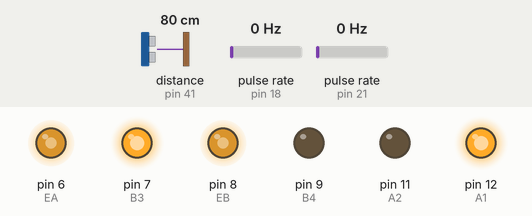
This sketch was run on a simulated Arduino Mega 2560, built with avr-gcc and run on an emulated ATmega2560. Parts: output pins drawn as LEDs (lit = HIGH). Wiring (inferred from the names in the program): ultrasonic range finder: trigger pin 45; echo pin 41; 2 × pulse sensor: data pin 18 / data pin 21. The inputs (shaded band) are chosen by the test bench; at power-on: distance to the obstacle (sensor on pin 41) 80 cm, pulse rate (sensors on pin 21, pin 18) 0 Hz. The echo pulse lasts 58.3 µs per cm; pins used as bus, display or sensor lines are not drawn; what the sketch prints to the serial monitor is not drawn.

Above: at 1.2 s.
1.3 s: distance to the obstacle (sensor on pin 41) set to 43 cm
At 2.1 s:
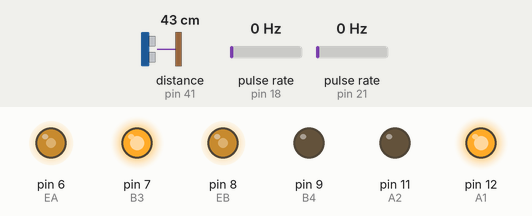
2.8 s: distance to the obstacle (sensor on pin 41) set to 38 cm
At 3.3 s:
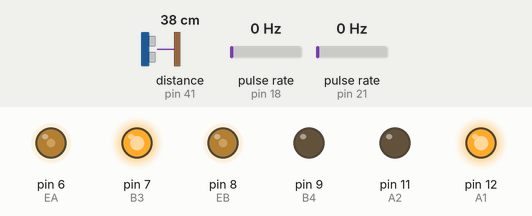
4.3 s: distance to the obstacle (sensor on pin 41) set to 250 cm
At 5.7 s:
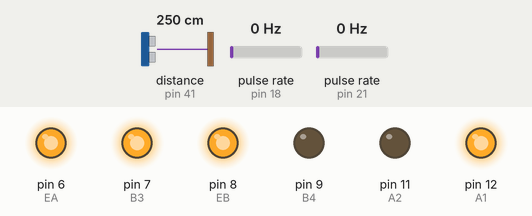
8.8 s: distance to the obstacle (sensor on pin 41) set to 2 cm
At 9.9 s:
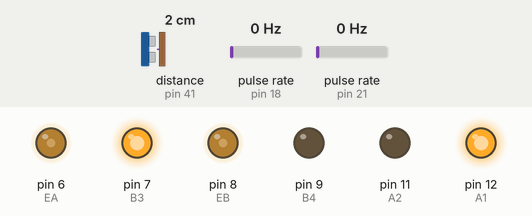
10.3 s: pulse rate (sensor on pin 21) set to 115 Hz
At 11.5 s:
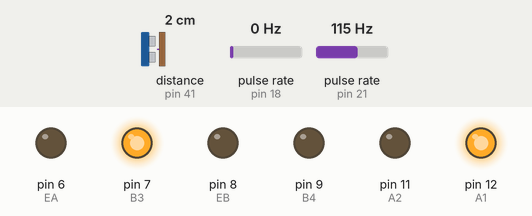
12.7 s: pulse rate (sensor on pin 21) set to 122 Hz
Timing chart, 0 to 15.7 s (numbered marks = the images above; inputs shaded):
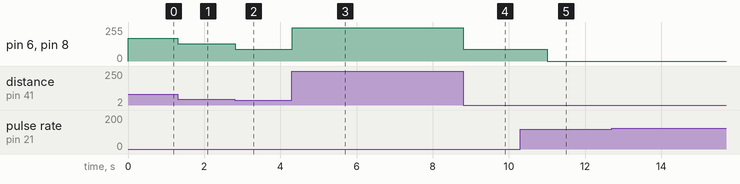

Measured:
- after the input at 1.3 s, pin 6 (EA), pin 8 (EB): 170/255 → 130/255 at once
- after the input at 2.8 s, pin 6 (EA), pin 8 (EB): 130/255 → 90/255 at once
- after the input at 4.3 s, pin 6 (EA), pin 8 (EB): 90/255 → 250/255 at once
- after the input at 8.8 s, pin 6 (EA), pin 8 (EB): 250/255 → 90/255 at once
- after the input at 10.3 s, pin 6 (EA), pin 8 (EB): 90/255 → 0/255 after 0.70 s

The sketch:

aeb.ino
```cpp
#include <math.h>
#include <MsTimer2.h>

#define encoderR 18
#define encoderL 21

#define EA 6
#define A1 12
#define A2 11

#define B3 7
#define B4 9
#define EB 8

#define front_echo 41
#define front_trig 45

#define back_echo 33
#define back_trig 37

float reflect_duration, front_obstacle_distance, back_obstacle_distance;
float velocity, ttc;
float system_delay = 0.5;
const float max_vel = 250;
const float ppr = 1800;
volatile float pulseCountL = 0, pulseCountR = 0;
volatile int rpmL, rpmR, rpm;

void print_status()
{
    Serial.print("distance : ");
    Serial.println(front_obstacle_distance);
//    Serial.print("rpmL : ");
//    Serial.println(rpmL);
//    Serial.print("rpmR : ");
//    Serial.println(rpmR);
    Serial.print("velocity : ");
    Serial.println(velocity);
    Serial.print("ttc : ");
    Serial.println(ttc);
}

float calculate_ttc()
{
  float _ttc;
  velocity = ((float)rpm * 6.6 * 3.141592) / 60.0;
  _ttc = (front_obstacle_distance / velocity) - 1;
  if(_ttc < 0) _ttc = 0;
  return _ttc;
}

void speedSetup(int left, int right)
{
    analogWrite(EA, left);
    analogWrite(EB, right);
}

void detect_distance()
{
    digitalWrite(front_trig, LOW);
    delayMicroseconds(2);
    digitalWrite(front_trig, HIGH);
    delayMicroseconds(10);
    digitalWrite(front_trig, LOW);
    reflect_duration = pulseIn(front_echo, HIGH);
    front_obstacle_distance = ((float)(340 * reflect_duration) / 10000) / 2;
}

void aeb_handler()
{
  ttc = calculate_ttc();
  if(ttc <= (1.5 + system_delay))
  {
    speedSetup(0, 0);
    while(1)
    {
      detect_distance();
      if(front_obstacle_distance > 40)
      {
        break;
      }
    }
  }
}

void speedCalibration()
{
    rpmL = (int)((pulseCountL / ppr) * (60.0 / 0.5));
    rpmR = (int)((pulseCountR / ppr) * (60.0 / 0.5));
    rpm = (rpmL + rpmR) / 2;

    pulseCountL = 0;
    pulseCountR = 0;
}

void pulseCounterL() { pulseCountL++; }
void pulseCounterR() { pulseCountR++; }

void setup()
{
    pinMode(encoderR, INPUT);
    pinMode(EA, OUTPUT);
    pinMode(A2, OUTPUT);
    pinMode(A1, OUTPUT);

    pinMode(encoderL, INPUT);
    pinMode(EB, OUTPUT);
    pinMode(B3, OUTPUT);
    pinMode(B4, OUTPUT);

    pinMode(front_trig, OUTPUT);
    pinMode(front_echo, INPUT);
    pinMode(back_trig, OUTPUT);
    pinMode(back_echo, INPUT);

    attachInterrupt(digitalPinToInterrupt(encoderL), pulseCounterL, RISING);
    attachInterrupt(digitalPinToInterrupt(encoderR), pulseCounterR, RISING);

    MsTimer2::set(500, speedCalibration);
    MsTimer2::start();

    digitalWrite(A2, LOW);
    digitalWrite(A1, HIGH);
    digitalWrite(B4, LOW);
    digitalWrite(B3, HIGH);

    Serial.begin(57600);
}

void loop()
{
  detect_distance();
  if(front_obstacle_distance >= 80)
  {
    speedSetup(max_vel, max_vel);
  }
  else if(front_obstacle_distance < 80 and front_obstacle_distance >= 60)
  {
    speedSetup((max_vel / 25) * 17, (max_vel / 25) * 17);
  }
  else if(front_obstacle_distance < 60 and front_obstacle_distance >= 40)
  {
    speedSetup((max_vel / 25) * 13, (max_vel / 25) * 13);
  }
  else
  {
    speedSetup((max_vel / 25) * 9, (max_vel / 25) * 9);
    aeb_handler();
  }
  print_status();
}
```
